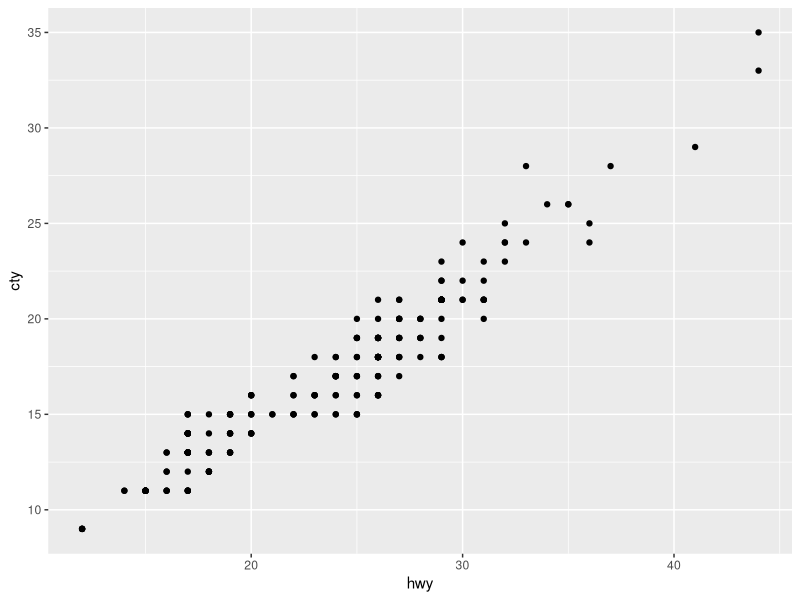
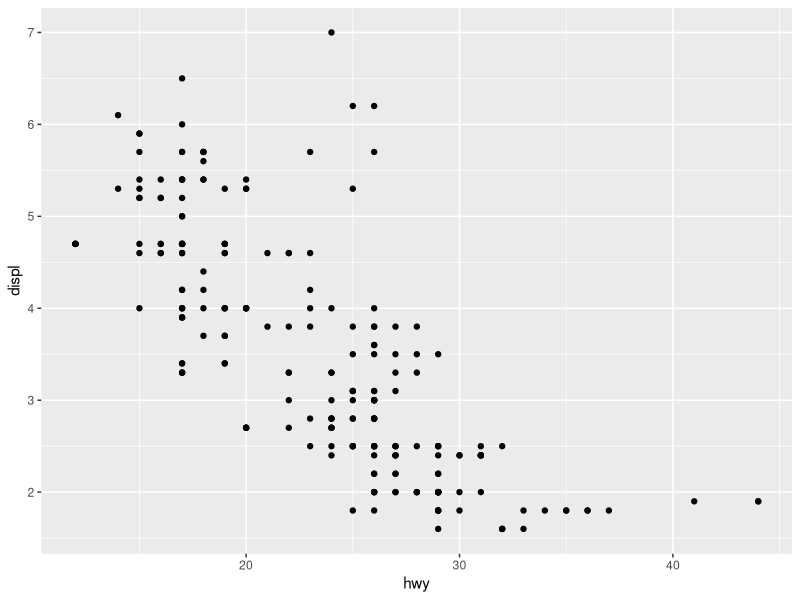

R code for these plots, in order:
# Demo file
# 2020 Spring - BUS 355 Intro to Data Science

5 + 7

x <- 5 + 7

x <- 21


library(ggplot2)

mpg

ggplot(data = mpg) +
  geom_point(mapping = aes(x = hwy, y = cty))

ggplot(data = mpg) +
  geom_point(mapping = aes(x = hwy, y = displ))





